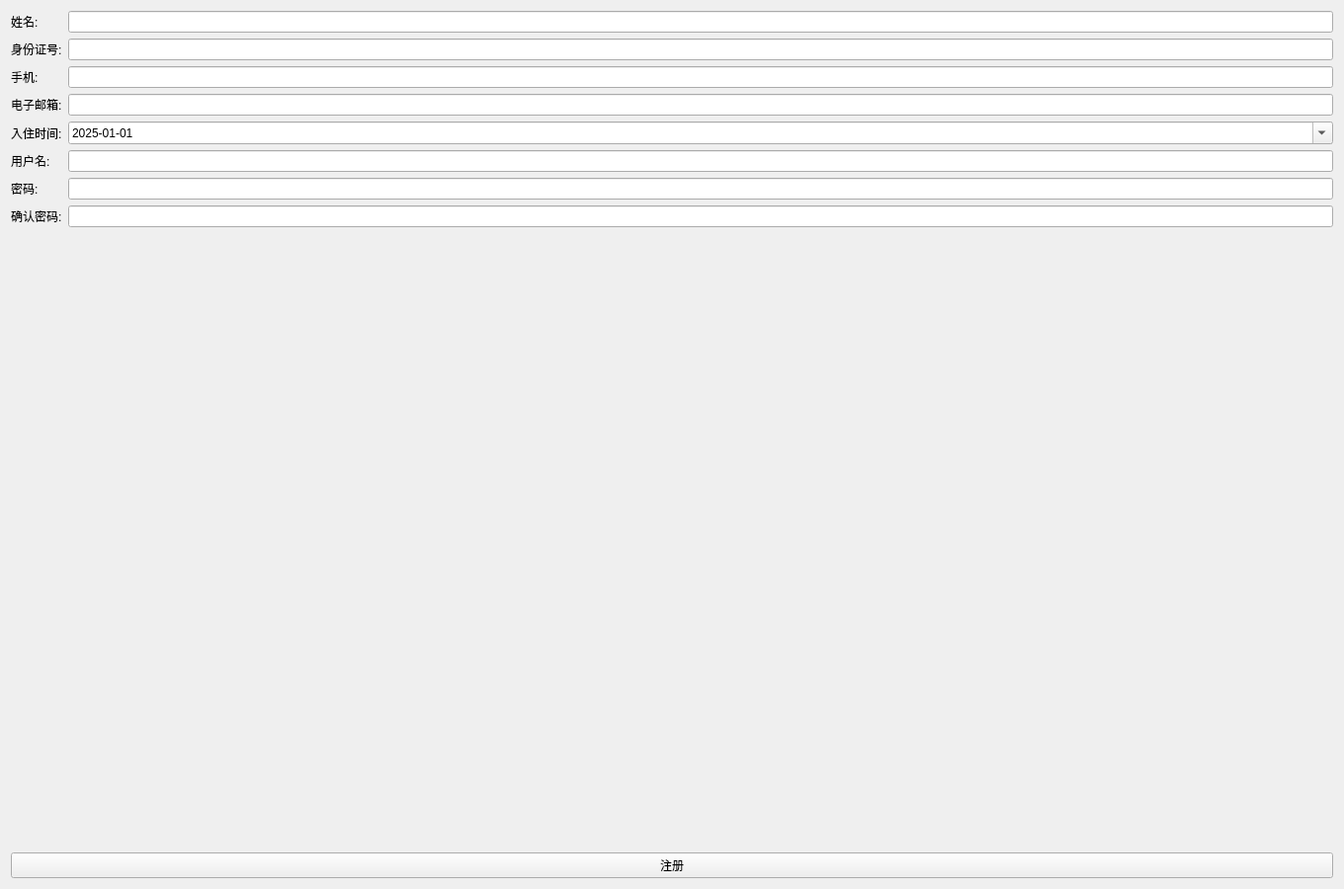
<?xml version="1.0" encoding="UTF-8"?>
<ui version="4.0">
 <class>OwnerRegister</class>
 <widget class="QWidget" name="OwnerRegister">
  <property name="geometry">
   <rect>
    <x>0</x>
    <y>0</y>
    <width>1360</width>
    <height>900</height>
   </rect>
  </property>
  <property name="windowTitle">
   <string>业主信息登记表</string>
  </property>
  <layout class="QVBoxLayout" name="verticalLayout">
   <item>
    <layout class="QFormLayout" name="formLayout">
     <item row="0" column="0">
      <widget class="QLabel" name="nameLabel">
       <property name="text">
        <string>姓名:</string>
       </property>
      </widget>
     </item>
     <item row="0" column="1">
      <widget class="QLineEdit" name="nameLineEdit"/>
     </item>
     <item row="1" column="0">
      <widget class="QLabel" name="idLabel">
       <property name="text">
        <string>身份证号:</string>
       </property>
      </widget>
     </item>
     <item row="1" column="1">
      <widget class="QLineEdit" name="idLineEdit"/>
     </item>
     <item row="2" column="0">
      <widget class="QLabel" name="phoneLabel">
       <property name="text">
        <string>手机:</string>
       </property>
      </widget>
     </item>
     <item row="2" column="1">
      <widget class="QLineEdit" name="phoneLineEdit"/>
     </item>
     <item row="3" column="0">
      <widget class="QLabel" name="emailLabel">
       <property name="text">
        <string>电子邮箱:</string>
       </property>
      </widget>
     </item>
     <item row="3" column="1">
      <widget class="QLineEdit" name="emailLineEdit"/>
     </item>
     <item row="4" column="0">
      <widget class="QLabel" name="checkinLabel">
       <property name="text">
        <string>入住时间:</string>
       </property>
      </widget>
     </item>
     <item row="4" column="1">
      <widget class="QDateEdit" name="checkinDateEdit">
       <property name="dateTime">
        <datetime>
         <hour>0</hour>
         <minute>0</minute>
         <second>0</second>
         <year>2025</year>
         <month>1</month>
         <day>1</day>
        </datetime>
       </property>
       <property name="displayFormat">
        <string>yyyy-MM-dd</string>
       </property>
       <property name="calendarPopup">
        <bool>true</bool>
       </property>
      </widget>
     </item>
     <item row="5" column="0">
      <widget class="QLabel" name="usernameLabel">
       <property name="text">
        <string>用户名:</string>
       </property>
      </widget>
     </item>
     <item row="5" column="1">
      <widget class="QLineEdit" name="usernameLineEdit"/>
     </item>
     <item row="6" column="0">
      <widget class="QLabel" name="passwordLabel">
       <property name="text">
        <string>密码:</string>
       </property>
      </widget>
     </item>
     <item row="6" column="1">
      <widget class="QLineEdit" name="passwordLineEdit">
       <property name="echoMode">
        <enum>QLineEdit::Password</enum>
       </property>
      </widget>
     </item>
     <item row="7" column="0">
      <widget class="QLabel" name="confirmPasswordLabel">
       <property name="text">
        <string>确认密码:</string>
       </property>
      </widget>
     </item>
     <item row="7" column="1">
      <widget class="QLineEdit" name="confirmPasswordLineEdit">
       <property name="echoMode">
        <enum>QLineEdit::Password</enum>
       </property>
      </widget>
     </item>
    </layout>
   </item>
   <item>
    <widget class="QPushButton" name="registerButton">
     <property name="text">
      <string>注册</string>
     </property>
    </widget>
   </item>
  </layout>
 </widget>
 <resources/>
 <connections/>
</ui>
